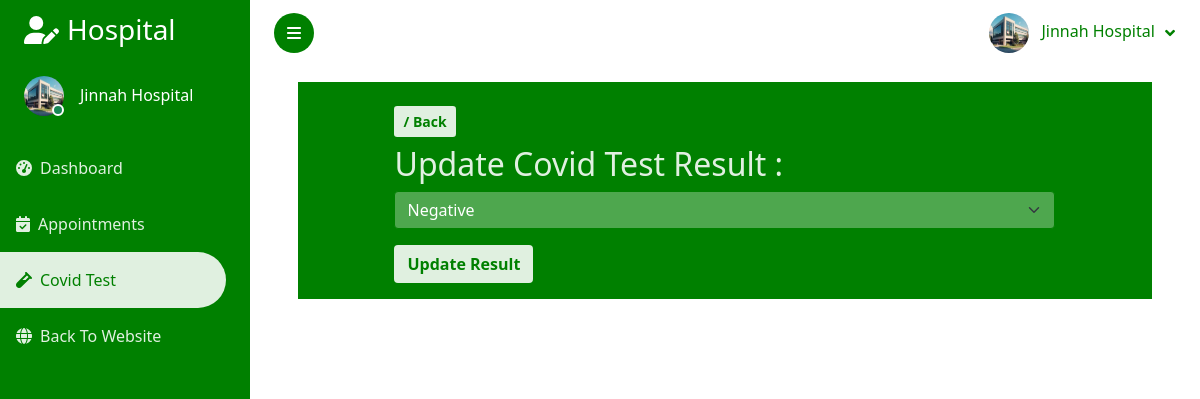
The page /hospital/change_result.php?id=1 (signed in) on the database its author committed.
### tables this page shows
CREATE TABLE `tbl_hospital` (
  `id` int(11) NOT NULL,
  `name` varchar(50) DEFAULT NULL,
  `email` varchar(50) DEFAULT NULL,
  `password` varchar(50) DEFAULT NULL,
  `contact` varchar(15) DEFAULT NULL,
  `cid` varchar(50) DEFAULT NULL,
  `image` varchar(200) DEFAULT NULL,
  `address` varchar(100) DEFAULT NULL,
  `status` varchar(50) NOT NULL DEFAULT 'deactivate'
);

### hospital/change_result.php (the view, shortened to what this page needs)
<?php
    include("connection.php");
    $page = "test";
?>
<?php require("top.php"); ?>
    <div class="container-fluid position-relative d-flex p-0">
        <?php
            include("sidebar.php");
        ?>
        <div class="content">
            <?php
                include("navbar.php");
                $id = $_GET['id'];
                $f_query = mysqli_query($connection,"SELECT * FROM tbl_test WHERE id = $id");
                $assoc = mysqli_fetch_assoc($f_query);
                $negative = "";
                if($assoc['result']=='positive'){
                    $positive = "selected";
                }elseif($assoc['result']=='negative'){
                    $negative = "selected";
                }else{
                    $process = "selected";
                }
            ?>
            <div class="container px-md-5 py-3">
                <div class="row m-0 p-3 bg-green">
                    <div class="col-md-1"></div>
                    <div class="col-md-10">
                    <a href="covid_test.php" class="btn btn-white btn-sm my-2 ">/ Back</a>
                    <h2>Update Covid Test Result : </h2>
                    <form method="POST">
                        <select class="form-select mb-3" name="res" required>
                            <option value="negative" <?php echo $negative; ?> >Negative</option>
                        </select>
                        <input type="submit" class="btn btn-white " value="Update Result" name="udpate">
                    </form>
                    </div>
                    <div class="col-md-1"></div>
                </div>
            </div>
        </div>
    </div>
<?php require("bottom.php"); ?>

### hospital/sidebar.php (shortened to what this page needs)
<?php
    include("connection.php");
?>
<div class="sidebar pe-4 pb-3">
    <nav class="navbar bg-green navbar-dark">
        <a href="index.php" class="navbar-brand mx-4 mb-3">
            <h3 class="text-white"><i class="fa fa-user-edit me-2"></i>Hospital</h3>
        </a>
        <div class=" ms-4 mb-4">
            <a href="hospital_profile.php" class="d-flex align-items-center text-decoration-none ">
                <div class="position-relative">
                    <?php
                        $session = $_SESSION['hospital']['id'];
                        $query = "SELECT * FROM tbl_hospital WHERE id = $session";
                        $result = mysqli_fetch_assoc(mysqli_query($connection,$query));
                    ?>
                    <img class="rounded-circle" src="<?php echo $result['image'];?>" alt="" style="width: 40px; height: 40px;">
                    <div class="bg-success rounded-circle border border-2 border-white position-absolute end-0 bottom-0 p-1"></div>
                </div>
                <div class="ms-3">
                    <h6 class="mb-0 text-white "><?php echo $result['name'];?></h6>
                </div>
            </a>
        </div>
        <div class="navbar-nav w-100">
            <a href="index.php" class="nav-item nav-link p-3 <?php if($page == "home"){echo "active";} ?>"><i class="fa fa-tachometer-alt me-2"></i>Dashboard</a>
            <a href="appointment.php" class="nav-item nav-link p-3 <?php if($page == "appointment"){echo "active";} ?>"><i class="fas fa-calendar-check me-2 "></i>Appointments</a>
            <a href="covid_test.php" class="nav-item nav-link p-3 <?php if($page == "test"){echo "active";} ?>"><i class="fas fa-vial me-2 "></i>Covid Test</a>
            <a href="../orthoc/" class="nav-item nav-link p-3 "><i class="fas fa-globe me-2 "></i>Back To Website</a>
        </div>
    </nav>
</div>

### hospital/navbar.php (shortened to what this page needs)
<?php
    include("connection.php");
?>
<nav class="navbar navbar-expand bg-white navbar-dark sticky-top px-4 py-0">
    <a href="#" class="sidebar-toggler flex-shrink-0">
        <i class="fa fa-bars"></i>
    </a>
    <div class="navbar-nav align-items-center ms-auto">
        <div class="nav-item dropdown">
            <button class="nav-link btn dropdown-toggle" type="button" id="dropdownMenuButton1" data-bs-toggle="dropdown" aria-expanded="false">
                <?php
                    $session = $_SESSION['hospital']['id'];
                    $query = "SELECT * FROM tbl_hospital WHERE id = $session";
                    $result = mysqli_fetch_assoc(mysqli_query($connection,$query));
                ?>
                <img class="rounded-circle me-lg-2" src="<?php echo $result['image'];?>" alt="" style="width: 40px; height: 40px;">
                <span class="d-none d-lg-inline-flex"><?php echo $result['name'];?></span>
            </button>
        </div>
    </div>
</nav>

### admin_panel/assets/css/style.css (style rules this page uses)
:root { --primary: #EB1616; --green: #008000; --light: #ffffffe0; --dark: #000000; }
.btn { transition: .5s; }
.sidebar { position: fixed; top: 0; left: 0; bottom: 0; width: 250px; height: 100vh; overflow-y: auto; background: var(--green); transition: 0.5s; z-index: 999; }
.content { margin-left: 250px; min-height: 100vh; background: var(--light); transition: 0.5s; }
@media (min-width: 992px) { .sidebar { margin-left: 0; } }
@media (min-width: 992px) { .content { width: calc(100% - 250px); } }
.bg-green { background-color: var(--green); color: var(--light); }
.btn-white { background-color: var(--light); color: var(--green); font-weight: bolder; }
select { background-color: #ffffff4e !important; color: #ffffff !important; border: 1px solid green !important; }
select > option { background-color: #000000 !important; color: #ffffff !important; }
.sidebar .navbar .navbar-nav .nav-link { padding: 7px 20px; color: var(--light); font-weight: 500; border-left: 3px solid var(--secondary); border-radius: 0 30px 30px 0; outline: none; }
.sidebar .navbar .navbar-nav .nav-link:hover, .sidebar .navbar .navbar-nav .nav-link.active { color: var(--green); background: var(--light); border-color: var(--primary); }
.content .navbar .navbar-nav .nav-link { margin-left: 25px; padding: 12px 0; color: var(--green); outline: none; }
.content .navbar .sidebar-toggler, .content .navbar .navbar-nav .nav-link i { width: 40px; height: 40px; display: inline-flex; align-items: center; justify-content: center; background: var(--green); color: #ffffff; border-radius: 40px; }
.content .navbar .dropdown-toggle::after { margin-left: 6px; vertical-align: middle; border: none; content: "\f107"; font-family: "Font Awesome 5 Free"; font-weight: bolder; transition: .5s; color: #008000; }

### rows shown on the page
tbl_hospital: image (picture), name "Jinnah Hospital"
